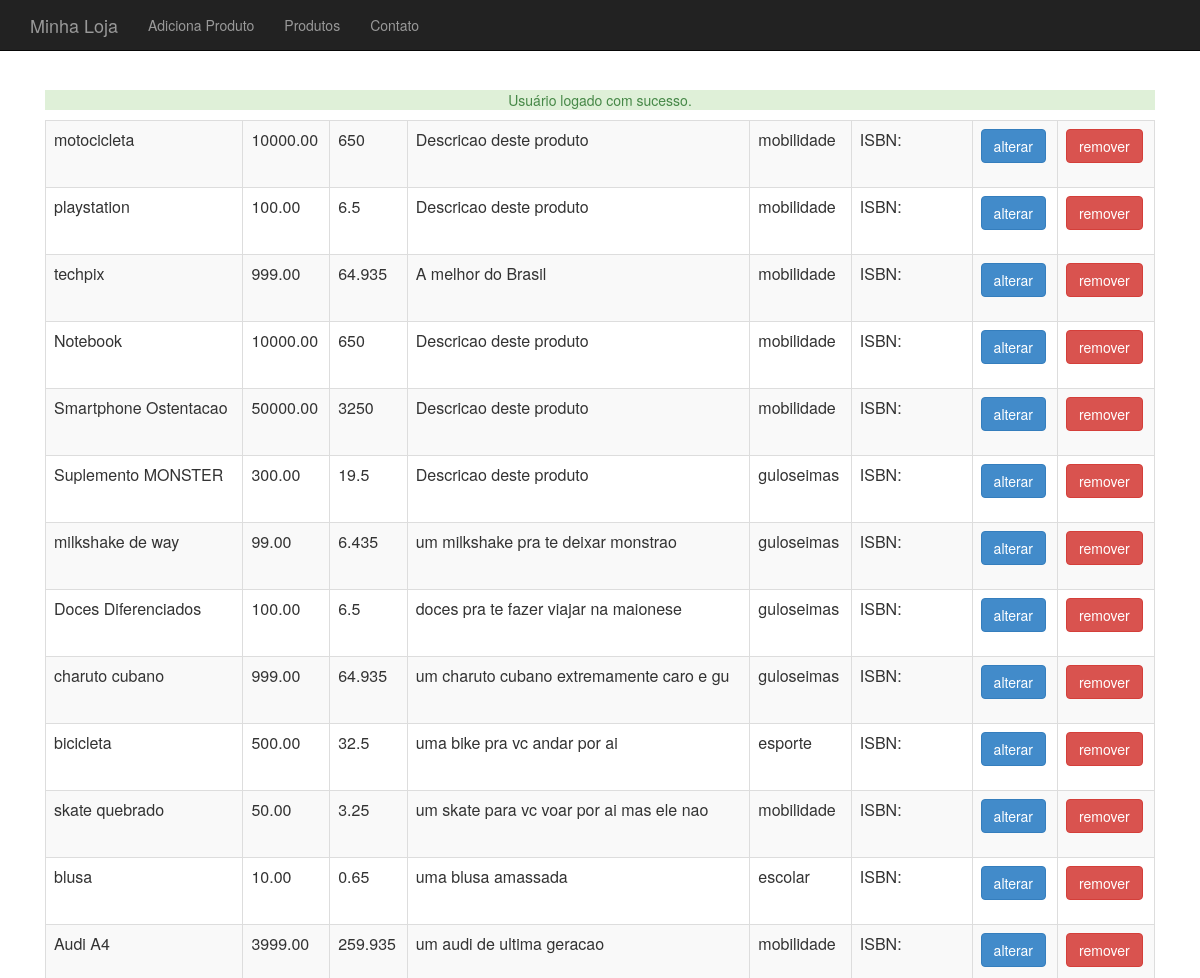
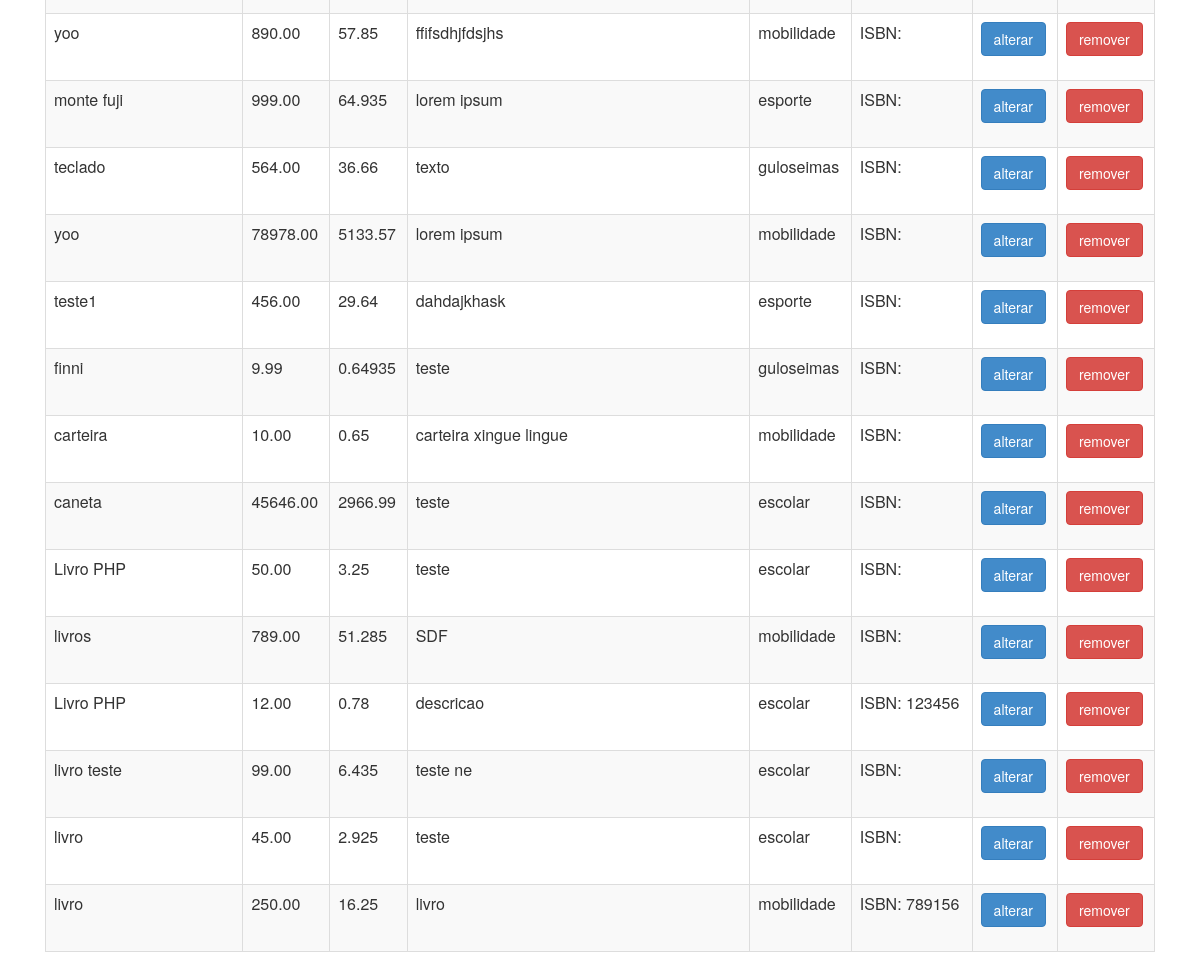
/produto-lista.php (signed in), run on the app's committed database (2 pictures, top to bottom).
### tables this page shows
CREATE TABLE `produtos` (
  `id` int(11) NOT NULL,
  `nome` varchar(255) NOT NULL,
  `preco` decimal(10,2) NOT NULL,
  `descricao` text,
  `categoria_id` int(11) DEFAULT NULL,
  `usado` tinyint(1) DEFAULT '0',
  `imagem` varchar(30) NOT NULL,
  `isbn` varchar(255) DEFAULT NULL,
  `tipoProduto` varchar(255) DEFAULT NULL,
  `waterMark` varchar(255) DEFAULT NULL,
  `taxaImpressao` varchar(255) DEFAULT NULL
);

CREATE TABLE `categorias` (
  `id` int(11) NOT NULL,
  `nome` varchar(255) DEFAULT NULL
);

### class/ProdutoDao.php (called while the page is built, shortened)
<?php
class ProdutoDao {
	private $conexao;
	function __construct($conexao) {
		$this->conexao = $conexao;
	}
		function listaProdutos() {
	    $produtos = array();
	    $resultado = mysqli_query($this->conexao, "select p.*,c.nome as categoria_nome
	        from produtos as p join categorias as c on c.id=p.categoria_id");
	    while($produto_array = mysqli_fetch_assoc($resultado)) {
	        $tipoProduto = $produto_array['tipoProduto'];
	        $produto_id = $produto_array['id'];
	        $categoria_nome = $produto_array['categoria_nome'];
	        $factory = new ProdutoFactory();
	        $produto = $factory->criaPor($tipoProduto, $produto_array);
	        $produto->atualizaBaseadoEm($produto_array);
	        $produto->setId($produto_id);
	        $produto->getCategoria()->setNome($categoria_nome);
	        array_push($produtos, $produto);
	    }
	    return $produtos;
	}
}
?>

### class/ProdutoFactory.php (called while the page is built)
<?php
	class ProdutoFactory {
    private $classes = array("Ebook", "LivroFisico");
    public function criaPor($tipoProduto, $params) {
        $nome = $params['nome'];
        $preco = $params['preco'];
        $descricao = $params['descricao'];
        $categoria = new Categoria();
        $usado = $params['usado'];
        if (in_array($tipoProduto, $this->classes)) {
            return new $tipoProduto($nome, $preco, $descricao, $categoria, $usado);
        }
        return new LivroFisico($nome, $preco, $descricao, $categoria, $usado);
    }
}
 ?>

### class/Produto.php (called while the page is built, shortened)
<?php
abstract class Produto {
	private $id;
	private $nome;
	private $preco;
	private $descricao;
	private $categoria;
	function __construct($nome, $preco, $descricao, Categoria $categoria, $usado) {
		$this->nome = $nome;
		$this->preco = $preco;
		$this->descricao = $descricao;
		$this->categoria = $categoria;
	}
	public function getId() {
		return $this->id;
	}
	public function setId($id) {
		$this->id = $id;
	}
	public function getNome() {
		return $this->nome;
	}
	public function getPreco() {
		return $this->preco;
	}
	public function getDescricao() {
		return $this->descricao;
	}
	public function getCategoria() {
		return $this->categoria;
	}
	public function temIsbn() {
		return $this instanceof Livro;
	}
}
?>

### class/Livro.php (called while the page is built)
<?php
abstract class Livro extends Produto {
	private $isbn;
	public function getIsbn() {
		return $this->isbn;
	}
	public function setIsbn($isbn) {
		$this->isbn = $isbn;
	}
	public function calculaImposto() {
        return $this->getPreco() * 0.065;
    }
}
?>

### class/Categoria.php (called while the page is built, shortened)
<?php
class Categoria {
	private $nome;
	public function getNome() {
		return $this->nome;
	}
	public function setNome($nome) {
		$this->nome = $nome;
	}
}
?>

### produto-lista.php (the view, shortened to what this page needs)
<?php
require_once("cabecalho.php");
?>
<table class="table table-striped table-bordered">
	<?php
	$produtoDao = new ProdutoDao($conexao);
	$produtos = $produtoDao->listaProdutos();
	foreach($produtos as $produto) :
	?>
		<tr>
			<td><?= $produto->getNome() ?></td>
			<td><?= $produto->getPreco() ?></td>
			<td><?= $produto->calculaImposto() ?></td>
			<td><?= substr($produto->getDescricao(), 0, 40) ?></td>
			<td><?= $produto->getCategoria()->getNome() ?></td>
			<td>
				<?php
					if ($produto->temIsbn()) {
						echo "ISBN: ".$produto->getIsbn();
					}
				?>
			</td>
			<td>
				<a class="btn btn-primary"
					href="produto-altera-formulario.php?id=<?=$produto->getId()?>">
					alterar
				</a>
			</td>
			<td>
				<form action="remove-produto.php" method="post">
					<button class="btn btn-danger">remover</button>
				</form>
			</td>
		</tr>
	<?php
	endforeach
	?>
</table>
<?php include("rodape.php"); ?>

### css/loja.css (style rules this page uses)
body { padding-top: 50px; }

### data on the page
produtos: nome "motocicleta", preco "10000.00", preco "650", descricao "Descricao deste produto", categoria.nome "mobilidade"
produtos: nome "playstation", preco "100.00", preco "6.5", descricao "Descricao deste produto", categoria.nome "mobilidade"
produtos: nome "techpix", preco "999.00", preco "64.935", descricao "A melhor do Brasil", categoria.nome "mobilidade"
produtos: nome "Notebook", preco "10000.00", preco "650", descricao "Descricao deste produto", categoria.nome "mobilidade"
produtos: nome "Smartphone Ostentacao", preco "50000.00", preco "3250", descricao "Descricao deste produto", categoria.nome "mobilidade"
produtos: nome "Suplemento MONSTER", preco "300.00", preco "19.5", descricao "Descricao deste produto", categoria.nome "guloseimas"
produtos: nome "milkshake de way", preco "99.00", preco "6.435", descricao "um milkshake pra te deixar monstrao", categoria.nome "guloseimas"
produtos: nome "Doces Diferenciados", preco "100.00", preco "6.5", descricao "doces pra te fazer viajar na maionese", categoria.nome "guloseimas"
produtos: nome "charuto cubano", preco "999.00", preco "64.935", descricao "um charuto cubano extremamente caro e gu", categoria.nome "guloseimas"
produtos: nome "bicicleta", preco "500.00", preco "32.5", descricao "uma bike pra vc andar por ai", categoria.nome "esporte"
produtos: nome "skate quebrado", preco "50.00", preco "3.25", descricao "um skate para vc voar por ai mas ele nao", categoria.nome "mobilidade"
produtos: nome "blusa", preco "10.00", preco "0.65", descricao "uma blusa amassada", categoria.nome "escolar"
produtos: nome "Audi A4", preco "3999.00", preco "259.935", descricao "um audi de ultima geracao", categoria.nome "mobilidade"
produtos: nome "yoo", preco "890.00", preco "57.85", descricao "ffifsdhjfdsjhs", categoria.nome "mobilidade"
produtos: nome "monte fuji", preco "999.00", preco "64.935", descricao "lorem ipsum", categoria.nome "esporte"
produtos: nome "teclado", preco "564.00", preco "36.66", descricao "texto", categoria.nome "guloseimas"
produtos: nome "yoo", preco "78978.00", preco "5133.57", descricao "lorem ipsum", categoria.nome "mobilidade"
produtos: nome "teste1", preco "456.00", preco "29.64", descricao "dahdajkhask", categoria.nome "esporte"
produtos: nome "finni", preco "9.99", preco "0.64935", descricao "teste", categoria.nome "guloseimas"
produtos: nome "carteira", preco "10.00", preco "0.65", descricao "carteira xingue lingue", categoria.nome "mobilidade"
produtos: nome "caneta", preco "45646.00", preco "2966.99", descricao "teste", categoria.nome "escolar"
produtos: nome "Livro PHP", preco "50.00", preco "3.25", descricao "teste", categoria.nome "escolar"
produtos: nome "livros", preco "789.00", preco "51.285", descricao "SDF", categoria.nome "mobilidade"
produtos: nome "Livro PHP", preco "12.00", preco "0.78", descricao "descricao", categoria.nome "escolar", isbn "123456"
produtos: nome "livro teste", preco "99.00", preco "6.435", descricao "teste ne", categoria.nome "escolar"
produtos: nome "livro", preco "45.00", preco "2.925", descricao "teste", categoria.nome "escolar"
produtos: nome "livro", preco "250.00", preco "16.25", descricao "livro", categoria.nome "mobilidade", isbn "789156"

### other printed values
$_SESSION[$tipo] "Usuário logado com sucesso."
